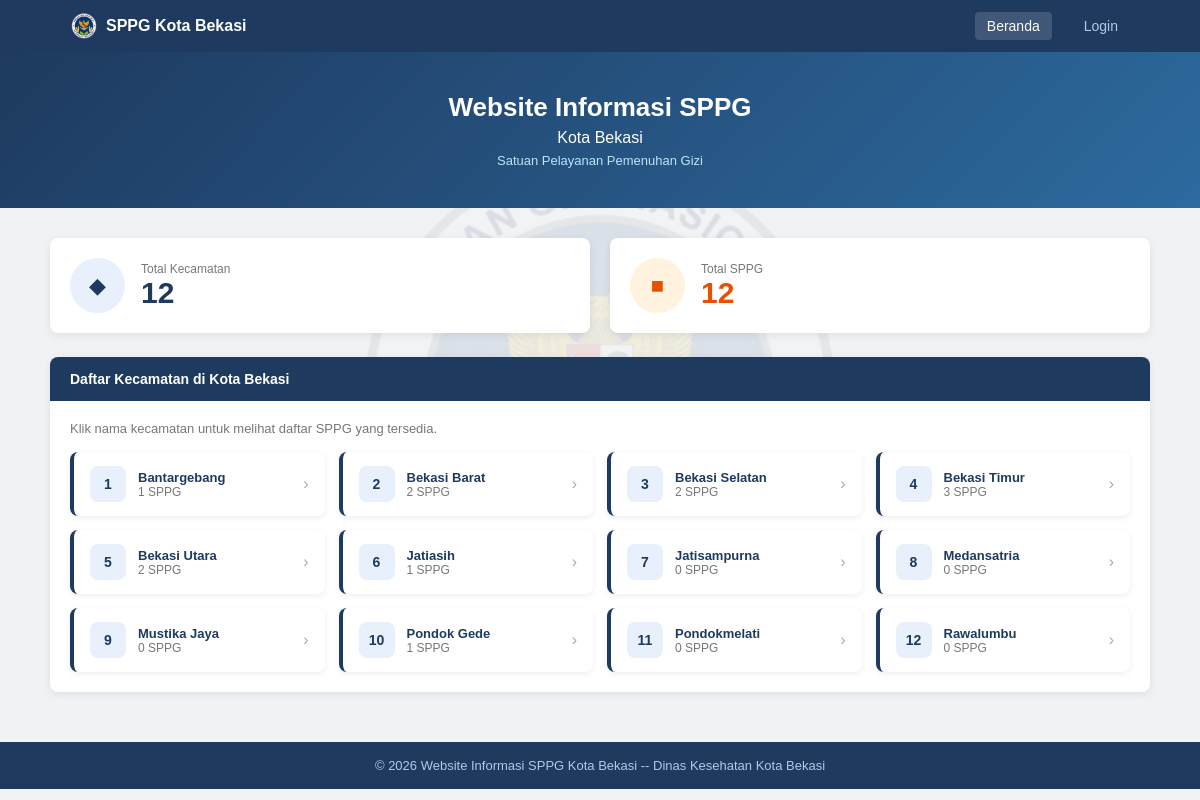
The page / on the database its author committed.
### tables this page shows
CREATE TABLE `kecamatan` (
  `id_kecamatan` int(11) NOT NULL AUTO_INCREMENT,
  `nama_kecamatan` varchar(100) DEFAULT NULL,
  PRIMARY KEY (`id_kecamatan`)
);

### index.php (the view, shortened to what this page needs)
<?php
include 'config/koneksi.php';
$q_kec   = mysqli_query($conn, "SELECT COUNT(*) as total FROM kecamatan");
$d_kec   = mysqli_fetch_array($q_kec);
$total_kecamatan = $d_kec['total'];
$q_sppg  = mysqli_query($conn, "SELECT COUNT(*) as total FROM sppg");
$d_sppg  = mysqli_fetch_array($q_sppg);
$total_sppg = $d_sppg['total'];
$ambil_kecamatan = mysqli_query($conn, "SELECT * FROM kecamatan ORDER BY nama_kecamatan ASC");
?>
<!DOCTYPE html>
<html lang="id">
<head>
    <link rel="stylesheet" href="assets/css/style.css">
</head>
<body>
<nav class="navbar">
    <div class="navbar-inner">
                <a href="index.php" class="navbar-brand">
            <img src="assets/images/logo-sppg.png" alt="Logo SPPG" class="logo-navbar">
            <span>SPPG Kota Bekasi</span>
        </a>
        <ul class="navbar-menu">
            <li><a href="index.php" class="aktif">Beranda</a></li>
            <li><a href="auth/login.php">Login</a></li>
        </ul>
    </div>
</nav>
<div class="page-header">
    <h1>Website Informasi SPPG</h1>
    <h4>Kota Bekasi</h4>
    <p>Satuan Pelayanan Pemenuhan Gizi</p>
</div>
<div class="container halaman-isi">
    <div class="row-statistik">
        <div class="card-statistik">
            <div class="ikon" style="background:#e8f0fb;">
                <span style="color:#1e3a5f; font-size:22px;">&#9670;</span>
            </div>
            <div>
                <div class="label">Total Kecamatan</div>
                <div class="angka" style="color:#1e3a5f;"><?php echo $total_kecamatan; ?></div>
            </div>
        </div>
        <div class="card-statistik">
            <div class="ikon" style="background:#fff3e0;">
                <span style="color:#e65100; font-size:22px;">&#9632;</span>
            </div>
            <div>
                <div class="label">Total SPPG</div>
                <div class="angka" style="color:#e65100;"><?php echo $total_sppg; ?></div>
            </div>
        </div>
    </div>
    <div class="card">
        <div class="card-header">Daftar Kecamatan di Kota Bekasi</div>
        <div class="card-body">
            <p style="color:#777; font-size:13px; margin-bottom:16px;">
                Klik nama kecamatan untuk melihat daftar SPPG yang tersedia.
            </p>
            <div class="grid-kecamatan">
                <?php
                $no = 1;
                while ($kec = mysqli_fetch_array($ambil_kecamatan)) {
                    $hitung = mysqli_query($conn, "SELECT COUNT(*) as total FROM sppg WHERE id_kecamatan = " . $kec['id_kecamatan']);
                    $jml    = mysqli_fetch_array($hitung);
                ?>
                <a href="detail_kecamatan.php?id=<?php echo $kec['id_kecamatan']; ?>">
                    <div class="card-kecamatan">
                        <div class="nomor"><?php echo $no; ?></div>
                        <div>
                            <div class="nama"><?php echo $kec['nama_kecamatan']; ?></div>
                            <div class="jumlah"><?php echo $jml['total']; ?> SPPG</div>
                        </div>
                        <div class="panah">&rsaquo;</div>
                    </div>
                </a>
                <?php
                    $no++;
                }
                ?>
            </div>
        </div>
    </div>
</div>
<footer>
    <p>&copy; 2026 Website Informasi SPPG Kota Bekasi -- Dinas Kesehatan Kota Bekasi</p>
</footer>
</body>
</html>

### assets/css/style.css (style rules this page uses)
* { margin: 0; padding: 0; box-sizing: border-box; }
body { position: relative; min-height: 100vh; font-family: Arial, sans-serif; background-color: #f0f2f5; color: #333; font-size: 14px; }
body::before { content: ""; position: fixed; top: 0; left: 0; width: 100%; height: 100%; background: url("../images/logo-sppg.png") center center no-repeat; background-size: 45%; opacity: 0.09; pointer-events: none; z-index: -1; }
a { text-decoration: none; color: inherit; }
.navbar { background-color: #1e3a5f; padding: 12px 0; }
.navbar-inner { max-width: 1100px; margin: 0 auto; padding: 0 20px; display: flex; align-items: center; justify-content: space-between; }
.navbar-brand { color: white; font-size: 16px; font-weight: bold; display: inline-flex; align-items: center; gap: 8px; }
.logo-navbar { width: 28px; height: auto; }
.navbar-menu { display: flex; gap: 20px; list-style: none; }
.navbar-menu li a { color: #b0c9e8; font-size: 14px; padding: 6px 12px; border-radius: 4px; transition: background 0.2s; }
.navbar-menu li a:hover, .navbar-menu li a.aktif { background-color: rgba(255, 255, 255, 0.15); color: white; }
.page-header { background: linear-gradient(135deg, #1e3a5f, #2d6a9f); color: white; padding: 40px 20px; text-align: center; }
.page-header h1 { font-size: 26px; margin-bottom: 6px; }
.page-header h4 { font-size: 16px; font-weight: normal; }
.page-header p { color: #bee3f8; margin-top: 6px; font-size: 13px; }
.container { max-width: 1100px; margin: 0 auto; padding: 0 20px; }
.halaman-isi { padding: 30px 0 50px; }
.card { background: white; border-radius: 8px; box-shadow: 0 2px 8px rgba(0, 0, 0, 0.08); overflow: hidden; }
.card-header { background-color: #1e3a5f; color: white; padding: 14px 20px; font-weight: bold; font-size: 14px; }
.card-body { padding: 20px; }
.row-statistik { display: flex; gap: 20px; margin-bottom: 24px; flex-wrap: wrap; }
.card-statistik { flex: 1; min-width: 200px; display: flex; align-items: center; gap: 16px; padding: 20px; background: white; border-radius: 8px; box-shadow: 0 2px 8px rgba(0, 0, 0, 0.08); }
.card-statistik .ikon { width: 55px; height: 55px; border-radius: 50%; display: flex; align-items: center; justify-content: center; font-size: 22px; flex-shrink: 0; }
.card-statistik .label { font-size: 12px; color: #777; }
.card-statistik .angka { font-size: 30px; font-weight: bold; line-height: 1.1; }
.grid-kecamatan { display: grid; grid-template-columns: repeat(auto-fill, minmax(240px, 1fr)); gap: 14px; margin-top: 16px; }
.card-kecamatan { background: white; border-radius: 8px; box-shadow: 0 2px 6px rgba(0, 0, 0, 0.07); padding: 14px 16px; display: flex; align-items: center; gap: 12px; transition: box-shadow 0.2s, transform 0.2s; border-left: 4px solid #1e3a5f; }
.card-kecamatan .nomor { width: 36px; height: 36px; background: #e8f0fb; border-radius: 8px; display: flex; align-items: center; justify-content: center; font-weight: bold; color: #1e3a5f; flex-shrink: 0; }
.card-kecamatan .nama { font-weight: bold; color: #1e3a5f; font-size: 13px; }
.card-kecamatan .jumlah { font-size: 12px; color: #777; }
.card-kecamatan .panah { margin-left: auto; color: #aaa; font-size: 16px; }
footer { background-color: #1e3a5f; color: #b0c9e8; text-align: center; padding: 16px; font-size: 13px; margin-top: auto; }

### rows shown on the page
kecamatan: nama_kecamatan "Bantargebang", total "1"
kecamatan: nama_kecamatan "Bekasi Barat", total "2"
kecamatan: nama_kecamatan "Bekasi Selatan", total "2"
kecamatan: nama_kecamatan "Bekasi Timur", total "3"
kecamatan: nama_kecamatan "Bekasi Utara", total "2"
kecamatan: nama_kecamatan "Jatiasih", total "1"
kecamatan: nama_kecamatan "Jatisampurna", total "0"
kecamatan: nama_kecamatan "Medansatria", total "0"
kecamatan: nama_kecamatan "Mustika Jaya", total "0"
kecamatan: nama_kecamatan "Pondok Gede", total "1"
kecamatan: nama_kecamatan "Pondokmelati", total "0"
kecamatan: nama_kecamatan "Rawalumbu", total "0"

### other values the page prints
$total_kecamatan "12"
$total_sppg "12"
